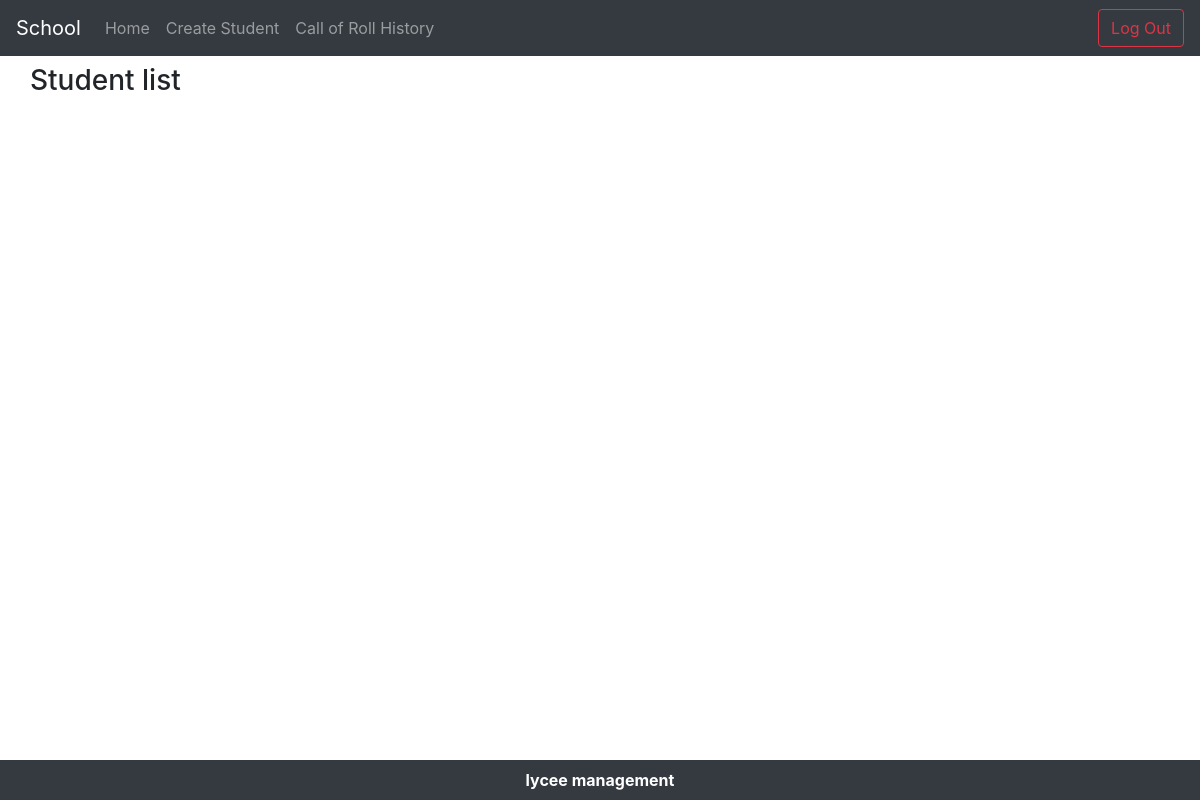
Before: /lycee/3 (signed in) with the older database file.
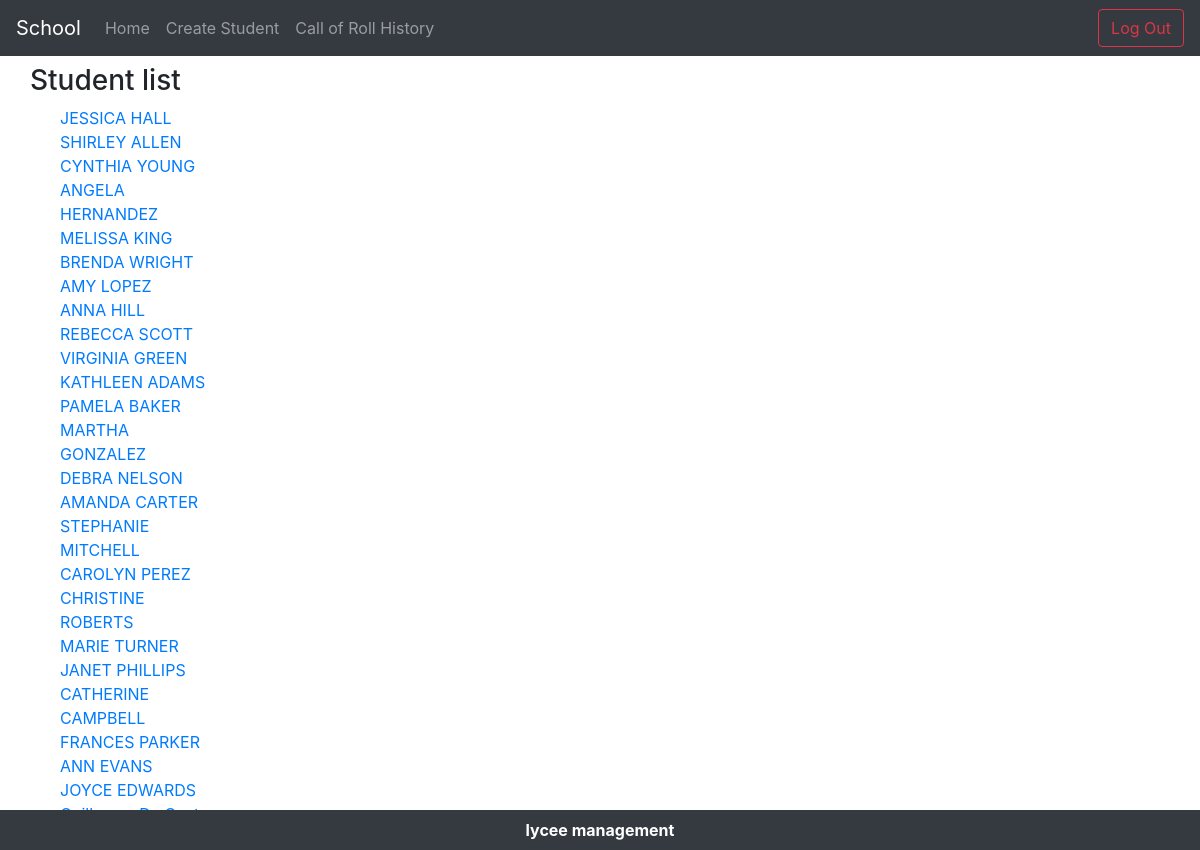
After: the same page with the newer database file.
### lycee/models.py (models this page shows, shortened)
class Student(models.Model):
  first_name = models.CharField(
    max_length=50,
    blank=False,
    null=False
    )
  birth_date = models.DateField(
    verbose_name='date of birth',
    blank=False,
    null=True
    )
  last_name = models.CharField(
    verbose_name="lastname",
    help_text="last name of the student",
    blank=False, # pas de champ vide
    null=False, # pas de champ null (a conjuguer avec default
    max_length=255, # taille maximale du champ
    )
  phone = models.CharField(
    verbose_name="phonenumber",
    help_text="phone number of the student",
    blank=False, # pas de champ vide
    null=False, # pas de champ null (a conjuguer avec default
    default="0999999999",
    max_length=10, # taille maximale du champ
    )
  email = models.EmailField(
    verbose_name="email",
    help_text="phone number of the student",
    blank=False, # pas de champ vide
    null=False, # pas de champ null (a conjuguer avec default
    default="x@y.z",
    max_length=255, # taille maximale du champ
    )
  comments = models.CharField(
    verbose_name="comments",
    help_text="some comments about the student",
    blank=True,
    null=False, # pas de champ null (a conjuguer avec default
    max_length=255, # taille maximale du champ
    )
  cursus = models.ForeignKey(
    Cursus,
    on_delete=models.CASCADE, # necessaire selon la version de Django
    null=True
    )

### lycee/views.py (the view)
# urls.py: url(r'^(?P<cursus_id>[0-9]+)$', views.detail, name='detail'),
def detail(request, cursus_id):
  checkUserAuth(request)
  result_list = Student.objects.filter(cursus=cursus_id)
  context = { 'liste' : result_list}
  return render (request, 'lycee/cursus/detail_cursus.html', context)

### lycee/views.py (called while the page is built)
def checkUserAuth(request):
  if not request.user.is_authenticated:
    return HttpResponseForbidden()

### lycee/templates/lycee/cursus/detail_cursus.html
{% extends "master.html" %}
{% block title %}
    Student list
{% endblock %}
{% if liste %}
    {% block content %}
      <div class="container">
        {% for student in liste %}
        <div class="row">
          <div class = "col-sm-2">
            <a href="{% url 'detail_student' student.id %}">{{student.first_name }} {{student.last_name}}</a>
          </div>
        </div>
        {% endfor %}
      </div>
    {% endblock %}
{% else %}
     <p>No student to show.</p>
{% endif %}

Changed rows visible on the page:
added Student: first_name "JESSICA", last_name "HALL"
added Student: first_name "SHIRLEY", last_name "ALLEN"
added Student: first_name "CYNTHIA", last_name "YOUNG"
added Student: first_name "ANGELA", last_name "HERNANDEZ"
added Student: first_name "MELISSA", last_name "KING"
added Student: first_name "BRENDA", last_name "WRIGHT"
added Student: first_name "AMY", last_name "LOPEZ"
added Student: first_name "ANNA", last_name "HILL"
added Student: first_name "REBECCA", last_name "SCOTT"
added Student: first_name "VIRGINIA", last_name "GREEN"
added Student: first_name "KATHLEEN", last_name "ADAMS"
added Student: first_name "PAMELA", last_name "BAKER"
added Student: first_name "MARTHA", last_name "GONZALEZ"
added Student: first_name "DEBRA", last_name "NELSON"
added Student: first_name "AMANDA", last_name "CARTER"
added Student: first_name "STEPHANIE", last_name "MITCHELL"
added Student: first_name "CAROLYN", last_name "PEREZ"
added Student: first_name "CHRISTINE", last_name "ROBERTS"
added Student: first_name "MARIE", last_name "TURNER"
added Student: first_name "JANET", last_name "PHILLIPS"
added Student: first_name "CATHERINE", last_name "CAMPBELL"
added Student: first_name "FRANCES", last_name "PARKER"
added Student: first_name "ANN", last_name "EVANS"
added Student: first_name "JOYCE", last_name "EDWARDS"
